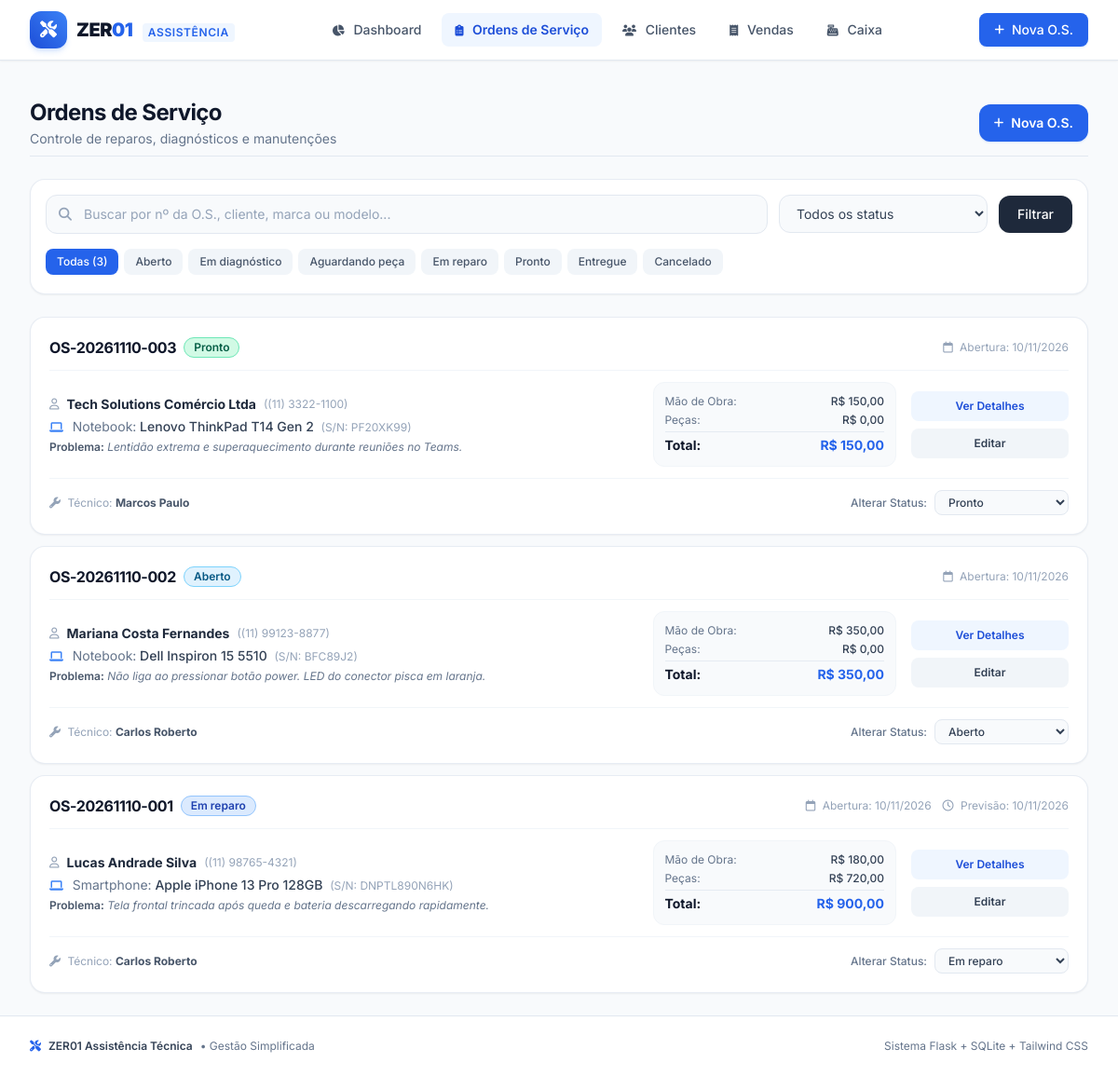
The page /os on the database as committed earlier.
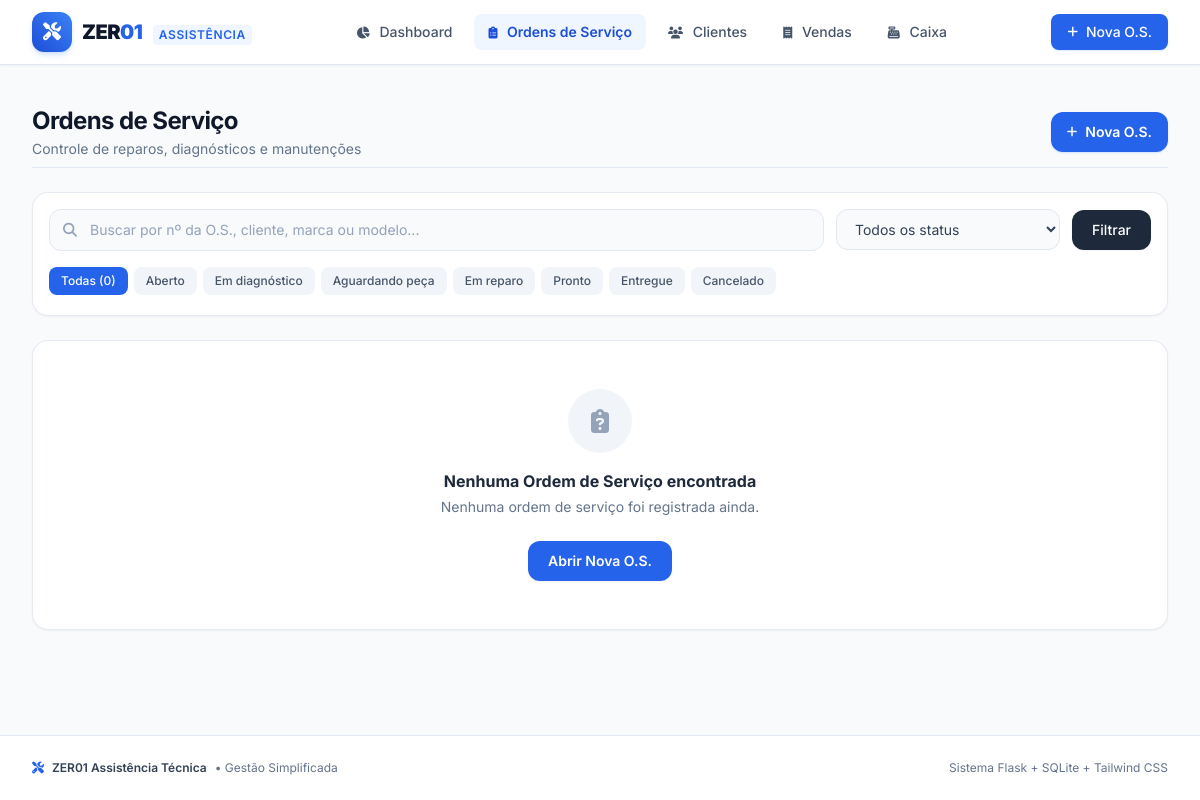
The same page on the database as committed later.
### models.py (models this page shows, shortened)
class OrdemServico(db.Model):
    __tablename__ = 'ordens_servico'
    id = db.Column(db.Integer, primary_key=True)
    numero = db.Column(db.String(30), unique=True, nullable=False, index=True)
    cliente_id = db.Column(db.Integer, db.ForeignKey('clientes.id'), nullable=False)
    tipo_equipamento = db.Column(db.String(60), nullable=True)  # Celular, Notebook, etc.
    marca = db.Column(db.String(60), nullable=True)
    modelo = db.Column(db.String(100), nullable=True)
    numero_serie = db.Column(db.String(100), nullable=True)
    senha_equipamento = db.Column(db.String(100), nullable=True)
    problema = db.Column(db.Text, nullable=True)  # Reclamação do cliente
    diagnostico = db.Column(db.Text, nullable=True)  # Diagnóstico técnico
    status = db.Column(db.String(40), default='Aberto', nullable=False, index=True)
    tecnico = db.Column(db.String(100), nullable=True)
    data_abertura = db.Column(db.DateTime, default=datetime.now, nullable=False)
    data_previsao = db.Column(db.Date, nullable=True)
    data_conclusao = db.Column(db.DateTime, nullable=True)
    data_entrega = db.Column(db.DateTime, nullable=True)
    valor_mao_obra = db.Column(db.Float, default=0.0, nullable=False)
    valor_pecas = db.Column(db.Float, default=0.0, nullable=False)
    observacoes = db.Column(db.Text, nullable=True)
    vendas = db.relationship(
        'Venda',
        backref='ordem_servico',
        lazy=True,
        order_by='desc(Venda.data)'
    )
    @property
    def valor_total(self):
        return (self.valor_mao_obra or 0.0) + (self.valor_pecas or 0.0)

class Cliente(db.Model):
    __tablename__ = 'clientes'
    id = db.Column(db.Integer, primary_key=True)
    nome = db.Column(db.String(150), nullable=False, index=True)
    cpf_cnpj = db.Column(db.String(25), nullable=True, index=True)
    telefone = db.Column(db.String(25), nullable=True, index=True)
    email = db.Column(db.String(120), nullable=True)
    endereco = db.Column(db.String(255), nullable=True)
    observacoes = db.Column(db.Text, nullable=True)
    criado_em = db.Column(db.DateTime, default=datetime.now, nullable=False)
    ordens_servico = db.relationship(
        'OrdemServico',
        backref='cliente',
        lazy=True,
        order_by='desc(OrdemServico.data_abertura)'
    )
    vendas = db.relationship(
        'Venda',
        backref='cliente',
        lazy=True,
        order_by='desc(Venda.data)'
    )

### app.py (the view, shortened to what this page needs)
@app.route('/os')
def os_lista():
    status_filtro = request.args.get('status', '').strip()
    q = request.args.get('q', '').strip()
    query = OrdemServico.query.join(Cliente)
    if status_filtro:
        query = query.filter(OrdemServico.status == status_filtro)
    ordens = query.order_by(OrdemServico.data_abertura.desc()).all()
    return render_template(
        'os/lista.html',
        ordens=ordens,
        status_lista=STATUS_OS_LISTA,
        status_selecionado=status_filtro,
        termo_busca=q
    )

### app.py (called while the page is built)
@app.template_filter('currency')
def format_currency(value):
    if value is None:
        value = 0.0
    try:
        val = float(value)
        formatted = f"{val:,.2f}".replace(',', 'X').replace('.', ',').replace('X', '.')
        return f"R$ {formatted}"
    except (ValueError, TypeError):
        return "R$ 0,00"

@app.template_filter('format_date')
def format_date(value):
    if not value:
        return "—"
    if isinstance(value, (datetime, date)):
        return value.strftime('%d/%m/%Y')
    return str(value)

### templates/os/lista.html (shortened to what the changed rows need)
{% extends "base.html" %}
{% block content %}
<div class="space-y-6">
    <div class="flex flex-col sm:flex-row sm:items-center sm:justify-between gap-4 pb-2 border-b border-slate-200">
        <div>
            <h1 class="text-2xl font-bold tracking-tight text-slate-900">Ordens de Serviço</h1>
        </div>
    </div>
    <div class="bg-white p-4 rounded-2xl border border-slate-200/80 shadow-sm space-y-3">
        <div class="flex items-center gap-1.5 overflow-x-auto pb-1 pt-1 text-xs no-scrollbar">
            <a href="{{ url_for('os_lista', q=termo_busca) }}"
               class="px-3 py-1.5 rounded-lg whitespace-nowrap font-medium transition-colors {% if not status_selecionado %}bg-blue-600 text-white{% else %}bg-slate-100 text-slate-600 hover:bg-slate-200{% endif %}">
                Todas ({{ ordens|length if not status_selecionado else '' }})
            </a>
            {% for st in status_lista %}
                <a href="{{ url_for('os_lista', status=st, q=termo_busca) }}"
                   class="px-3 py-1.5 rounded-lg whitespace-nowrap font-medium transition-colors {% if status_selecionado == st %}bg-blue-600 text-white{% else %}bg-slate-100 text-slate-600 hover:bg-slate-200{% endif %}">
                    {{ st }}
                </a>
            {% endfor %}
        </div>
    </div>
    {% if ordens %}
        <div class="space-y-3">
            {% for o in ordens %}
                <div class="bg-white rounded-2xl border border-slate-200/80 p-5 shadow-sm hover:shadow-md transition-shadow">
                    <div class="flex flex-col sm:flex-row sm:items-center sm:justify-between gap-2 pb-3 border-b border-slate-100">
                        <div class="flex items-center gap-2 flex-wrap">
                            <a href="{{ url_for('os_detalhe', id=o.id) }}" class="font-bold text-base text-slate-900 hover:text-blue-600 tracking-tight">
                                {{ o.numero }}
                            </a>
                            <span class="inline-flex items-center px-2.5 py-0.5 rounded-full text-xs font-semibold border {{ o.status | status_os_badge }}">
                                {{ o.status }}
                            </span>
                        </div>
                        <div class="text-xs text-slate-400 flex items-center gap-3">
                            <span><i class="fa-regular fa-calendar mr-1"></i> Abertura: {{ o.data_abertura | format_date }}</span>
                            {% if o.data_previsao %}
                                <span><i class="fa-regular fa-clock mr-1"></i> Previsão: {{ o.data_previsao | format_date }}</span>
                            {% endif %}
                        </div>
                    </div>
                    <div class="grid grid-cols-1 md:grid-cols-12 gap-4 py-3 items-center">
                        <div class="md:col-span-7 space-y-1">
                            <div class="flex items-center gap-2">
                                <i class="fa-regular fa-user text-slate-400 text-xs"></i>
                                <a href="{{ url_for('clientes_detalhe', id=o.cliente.id) }}" class="text-sm font-bold text-slate-800 hover:text-blue-600">
                                    {{ o.cliente.nome }}
                                </a>
                                {% if o.cliente.telefone %}
                                    <span class="text-xs text-slate-400">({{ o.cliente.telefone }})</span>
                                {% endif %}
                            </div>
                            <p class="text-sm text-slate-700 font-medium">
                                <i class="fa-solid fa-laptop text-blue-500 mr-1.5 text-xs"></i>
                                <span class="text-slate-500 font-normal">{{ o.tipo_equipamento or 'Aparelho' }}:</span>
                                {{ o.marca }} {{ o.modelo }}
                                {% if o.numero_serie %}
                                    <span class="text-xs text-slate-400 font-normal ml-1">(S/N: {{ o.numero_serie }})</span>
                                {% endif %}
                            </p>
                            {% if o.problema %}
                                <p class="text-xs text-slate-500 line-clamp-1 italic">
                                    <span class="font-semibold not-italic text-slate-600">Problema:</span> {{ o.problema }}
                                </p>
                            {% endif %}
                        </div>
                        <div class="md:col-span-3 bg-slate-50 p-3 rounded-xl border border-slate-100 text-xs space-y-1">
                            <div class="flex justify-between text-slate-500">
                                <span>Mão de Obra:</span>
                                <span class="font-medium text-slate-700">{{ o.valor_mao_obra | currency }}</span>
                            </div>
                            <div class="flex justify-between text-slate-500">
                                <span>Peças:</span>
                                <span class="font-medium text-slate-700">{{ o.valor_pecas | currency }}</span>
                            </div>
                            <div class="flex justify-between font-bold text-slate-900 border-t border-slate-200/80 pt-1 text-sm">
                                <span>Total:</span>
                                <span class="text-blue-600">{{ o.valor_total | currency }}</span>
                            </div>
                        </div>
                        <div class="md:col-span-2 flex flex-row md:flex-col items-center justify-end gap-2 pt-2 md:pt-0">
                            <a href="{{ url_for('os_detalhe', id=o.id) }}"
                               class="w-full text-center px-3 py-2 bg-blue-50 hover:bg-blue-100 text-blue-700 text-xs font-semibold rounded-lg transition-colors">
                                Ver Detalhes
                            </a>
                            <a href="{{ url_for('os_editar', id=o.id) }}"
                               class="w-full text-center px-3 py-2 bg-slate-100 hover:bg-slate-200 text-slate-700 text-xs font-semibold rounded-lg transition-colors">
                                Editar
                            </a>
                        </div>
                    </div>
                    <div class="pt-3 border-t border-slate-100 flex flex-col sm:flex-row sm:items-center sm:justify-between gap-2 text-xs">
                        <div class="text-slate-400">
                            {% if o.tecnico %}
                                <span><i class="fa-solid fa-wrench text-slate-400 mr-1"></i> Técnico: <strong class="text-slate-600">{{ o.tecnico }}</strong></span>
                            {% endif %}
                        </div>
                        <form method="POST" action="{{ url_for('os_status_rapido', id=o.id) }}" class="flex items-center gap-2">
                            <span class="text-slate-500 font-medium">Alterar Status:</span>
                            <select name="status" onchange="this.form.submit()"
                                    class="text-xs bg-slate-50 border border-slate-200 rounded-lg py-1 px-2.5 font-medium text-slate-700 focus:outline-none focus:ring-2 focus:ring-blue-500">
                                {% for st in status_lista %}
                                    <option value="{{ st }}" {% if o.status == st %}selected{% endif %}>{{ st }}</option>
                                {% endfor %}
                            </select>
                        </form>
                    </div>
                </div>
            {% endfor %}
        </div>
    {% else %}
        <div class="bg-white rounded-2xl border border-slate-200/80 p-12 text-center shadow-sm">
            <div class="w-16 h-16 rounded-full bg-slate-100 text-slate-400 flex items-center justify-center mx-auto mb-4">
                <i class="fa-solid fa-clipboard-question text-2xl"></i>
            </div>
            <h3 class="text-base font-bold text-slate-800">Nenhuma Ordem de Serviço encontrada</h3>
            <p class="text-sm text-slate-500 max-w-sm mx-auto mt-1">
                {% if termo_busca or status_selecionado %}
                    Nenhuma O.S. coincide com os filtros aplicados.
                {% else %}
                    Nenhuma ordem de serviço foi registrada ainda.
                {% endif %}
            </p>
            <div class="mt-6 flex items-center justify-center gap-3">
                <a href="{{ url_for('os_nova') }}" class="px-5 py-2.5 bg-blue-600 hover:bg-blue-700 text-white rounded-xl text-sm font-semibold shadow-sm">
                    Abrir Nova O.S.
                </a>
            </div>
        </div>
    {% endif %}
</div>
{% endblock %}

Rows that differ between the two databases and show on the page:
removed OrdemServico: numero "OS-20261110-003", status "Pronto", data_abertura "10/11/2026", cliente.nome "Tech Solutions Comércio Ltda", cliente.telefone "(11) 3322-1100", tipo_equipamento "Notebook", marca "Lenovo", modelo "ThinkPad T14 Gen 2", numero_serie "PF20XK99", problema "Lentidão extrema e superaquecimento durante reuniões no Teams.", valor_mao_obra "R$ 150,00", valor_pecas "R$ 0,00", valor_total "R$ 150,00", tecnico "Marcos Paulo"
removed OrdemServico: numero "OS-20261110-002", status "Aberto", data_abertura "10/11/2026", cliente.nome "Mariana Costa Fernandes", cliente.telefone "(11) 99123-8877", tipo_equipamento "Notebook", marca "Dell", modelo "Inspiron 15 5510", numero_serie "BFC89J2", problema "Não liga ao pressionar botão power. LED do conector pisca em laranja.", valor_mao_obra "R$ 350,00", valor_pecas "R$ 0,00", valor_total "R$ 350,00", tecnico "Carlos Roberto"
removed OrdemServico: numero "OS-20261110-001", status "Em reparo", data_abertura "10/11/2026", data_previsao "10/11/2026", cliente.nome "Lucas Andrade Silva", cliente.telefone "(11) 98765-4321", tipo_equipamento "Smartphone", marca "Apple", modelo "iPhone 13 Pro 128GB", numero_serie "DNPTL890N6HK", problema "Tela frontal trincada após queda e bateria descarregando rapidamente.", valor_mao_obra "R$ 180,00", valor_pecas "R$ 720,00", valor_total "R$ 900,00", tecnico "Carlos Roberto"
Other text that changed with them:
{{ ordens|length if not status_selecionado else '' }}: "3" → "0"
text now shown: "Nenhuma Ordem de Serviço encontrada Nenhuma ordem de serviço foi registrada ainda. Abrir Nova O.S."
